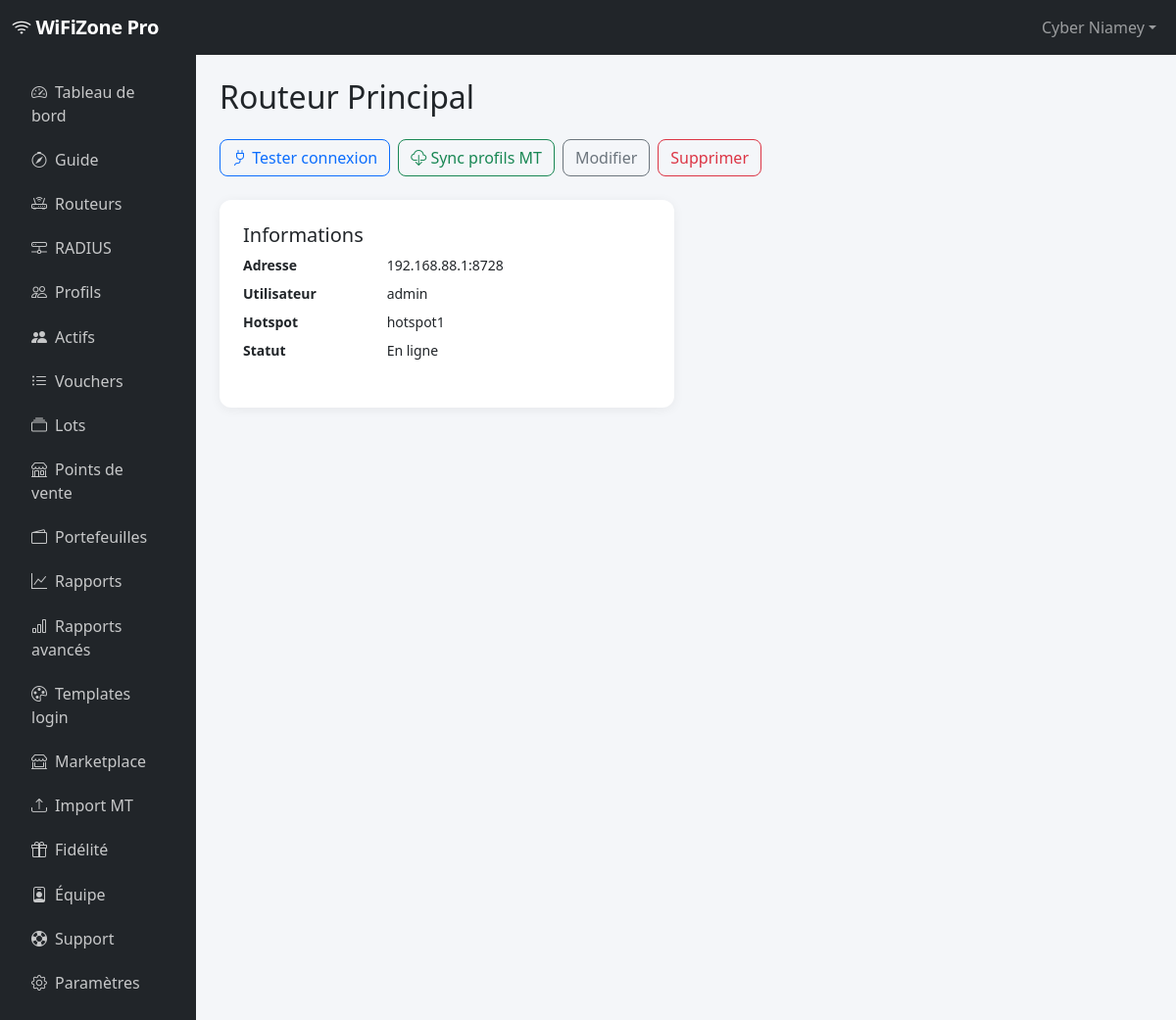
/routers/1/ (signed in), run on the app's committed database.
### accounts/models.py (models this page shows, shortened)
class User(AbstractUser):
    company_name = models.CharField("entreprise / zone WiFi", max_length=200, blank=True)
    phone = models.CharField("téléphone", max_length=30, blank=True)
    city = models.CharField("ville", max_length=100, blank=True)
    country = models.CharField("pays", max_length=100, default="Niger")
    is_reseller = models.BooleanField(default=False)
    totp_secret = models.CharField(max_length=32, blank=True)
    totp_enabled = models.BooleanField(default=False)
    gdpr_consent_at = models.DateTimeField(null=True, blank=True)
    reseller = models.ForeignKey(
        "self",
        null=True,
        blank=True,
        on_delete=models.SET_NULL,
        related_name="reseller_clients",
    )
    class Meta:
        verbose_name = "utilisateur"
        verbose_name_plural = "utilisateurs"
    @property
    def display_name(self):
        return self.company_name or self.get_full_name() or self.username

### routers/models.py (models this page shows, shortened)
class Router(models.Model):
    class ConnectionStatus(models.TextChoices):
        UNKNOWN = "unknown", "Non testé"
        ONLINE = "online", "En ligne"
        OFFLINE = "offline", "Hors ligne"
        ERROR = "error", "Erreur"
    owner = models.ForeignKey(
        settings.AUTH_USER_MODEL,
        on_delete=models.CASCADE,
        related_name="routers",
    )
    name = models.CharField("nom", max_length=100)
    host = models.CharField("adresse IP / hostname", max_length=255)
    port = models.PositiveIntegerField("port API", default=8728)
    username = models.CharField("utilisateur API", max_length=100)
    password_encrypted = models.TextField("mot de passe (chiffré)")
    hotspot_server = models.CharField(
        "serveur hotspot",
        max_length=100,
        blank=True,
        default="hotspot1",
    )
    login_template = models.ForeignKey(
        "hotspots.HotspotLoginTemplate",
        on_delete=models.SET_NULL,
        null=True,
        blank=True,
        related_name="routers",
        verbose_name="template login",
    )
    is_active = models.BooleanField("actif", default=True)
    connection_status = models.CharField(
        max_length=20,
        choices=ConnectionStatus.choices,
        default=ConnectionStatus.UNKNOWN,
    )
    last_connected_at = models.DateTimeField(null=True, blank=True)
    last_error = models.TextField(blank=True)
    latitude = models.DecimalField(max_digits=9, decimal_places=6, null=True, blank=True)
    longitude = models.DecimalField(max_digits=9, decimal_places=6, null=True, blank=True)
    snmp_enabled = models.BooleanField(default=False)
    snmp_community = models.CharField(max_length=64, default="public", blank=True)
    created_at = models.DateTimeField(auto_now_add=True)
    updated_at = models.DateTimeField(auto_now=True)
    class Meta:
        ordering = ["-created_at"]
        verbose_name = "routeur"
        verbose_name_plural = "routeurs"
    def get_password(self) -> str:
        f = _get_fernet()
        return f.decrypt(self.password_encrypted.encode()).decode()

### routers/views.py (the view)
# urls.py: path("<int:pk>/", views.router_detail, name="detail"),
@login_required
def router_detail(request, pk):
    router = get_object_or_404(Router, pk=pk, owner=get_operator(request.user))
    info = None
    active_users = []
    if router.connection_status == Router.ConnectionStatus.ONLINE or settings.MIKROTIK_MOCK_MODE:
        try:
            service = get_service_for_router(router)
            info = service.get_system_info()
            raw_active = service.list_active_users()
            for u in raw_active:
                active_users.append(
                    {
                        "user": u.get("user") or u.get("name", "—"),
                        "address": u.get("address", "—"),
                        "uptime": u.get("uptime", "—"),
                    }
                )
        except Exception:
            pass
    snmp_stats = None
    if router.snmp_enabled:
        snmp_stats = get_snmp_stats(router.host, router.snmp_community or "public")
    return render(
        request,
        "routers/detail.html",
        {
            "router": router,
            "system_info": info,
            "active_users": active_users,
            "snmp_stats": snmp_stats,
        },
    )

### accounts/tenant.py (called while the page is built)
def get_operator(user):
    if not user.is_authenticated:
        return None
    membership = user.team_memberships.filter(is_active=True).select_related("owner").first()
    if membership:
        return membership.owner
    return user

### billing/context_processors.py (called while the page is built)
def subscription_context(request):
    if not request.user.is_authenticated:
        return {"current_subscription": None, "current_plan": None, "operator": None}
    operator = get_operator(request.user)
    sub = get_user_subscription(operator)
    return {
        "current_subscription": sub,
        "current_plan": sub.plan if sub else None,
        "operator": operator,
    }

### billing/models.py (called while the page is built)
    def reset_monthly_usage_if_needed(self):
        now = timezone.now()
        if not self.month_reset_at or now.month != self.month_reset_at.month:
            self.vouchers_used_this_month = 0
            self.month_reset_at = now
            self.save(update_fields=["vouchers_used_this_month", "month_reset_at"])

### billing/services.py (called while the page is built)
def get_user_subscription(user):
    if not user.is_authenticated:
        return None
    try:
        sub = Subscription.objects.select_related("plan").get(user=user)
        sub.reset_monthly_usage_if_needed()
        return sub
    except Subscription.DoesNotExist:
        return None

### routers/models.py (called while the page is built)
def _get_fernet():
    key = settings.FERNET_KEY
    if not key:
        derived = hashlib.sha256(settings.SECRET_KEY.encode()).digest()
        key = base64.urlsafe_b64encode(derived)
    return Fernet(key)

### routers/services/mikrotik.py (called while the page is built)
def get_service_for_router(router) -> MikroTikService:
    return MikroTikService(
        host=router.host,
        port=router.port,
        username=router.username,
        password=router.get_password(),
    )

### templates/routers/detail.html (shortened to what this page needs)
{% extends "base_app.html" %}
{% block page_title %}{{ router.name }}{% endblock %}
{% block app_content %}
<div class="d-flex flex-wrap gap-2 mb-4">
  <a href="{% url 'routers:test' router.pk %}" class="btn btn-outline-primary"><i class="bi bi-plug"></i> Tester connexion</a>
  <a href="{% url 'routers:sync_profiles' router.pk %}" class="btn btn-outline-success"><i class="bi bi-cloud-download"></i> Sync profils MT</a>
  <a href="{% url 'routers:edit' router.pk %}" class="btn btn-outline-secondary">Modifier</a>
  <a href="{% url 'routers:delete' router.pk %}" class="btn btn-outline-danger">Supprimer</a>
</div>
<div class="row g-4">
  <div class="col-md-6">
    <div class="card p-4">
      <h5>Informations</h5>
      <dl class="row small">
        <dt class="col-4">Adresse</dt><dd class="col-8">{{ router.host }}:{{ router.port }}</dd>
        <dt class="col-4">Utilisateur</dt><dd class="col-8">{{ router.username }}</dd>
        <dt class="col-4">Hotspot</dt><dd class="col-8">{{ router.hotspot_server }}</dd>
        <dt class="col-4">Statut</dt><dd class="col-8">{{ router.get_connection_status_display }}</dd>
      </dl>
    </div>
  </div>
</div>
{% endblock %}

### templates/base_app.html (shortened to what this page needs)
{% extends "base.html" %}
{% block body_class %}app-layout{% endblock %}
{% block navbar %}
<nav class="navbar navbar-expand-lg navbar-dark bg-dark">
  <div class="container-fluid">
    <a class="navbar-brand" href="{% url 'dashboard:home' %}">
      <i class="bi bi-wifi"></i> WiFiZone Pro
    </a>
    <div class="collapse navbar-collapse" id="appNav">
      <ul class="navbar-nav ms-auto align-items-lg-center gap-1">
        <li class="nav-item dropdown">
          <a class="nav-link dropdown-toggle" href="#" data-bs-toggle="dropdown">{{ user.display_name }}</a>
        </li>
      </ul>
    </div>
  </div>
</nav>
{% endblock %}
{% block content %}
<div class="container-fluid">
  <div class="row">
  <nav class="col-md-3 col-lg-2 sidebar-app p-3 no-print">
    <ul class="nav flex-column">
      <li class="nav-item"><a class="nav-link {% if request.resolver_match.url_name == 'home' %}active{% endif %}" href="{% url 'dashboard:home' %}"><i class="bi bi-speedometer2 me-2"></i>Tableau de bord</a></li>
      <li class="nav-item"><a class="nav-link" href="{% url 'core:onboarding' %}"><i class="bi bi-compass me-2"></i>Guide</a></li>
      <li class="nav-item"><a class="nav-link" href="{% url 'routers:list' %}"><i class="bi bi-router me-2"></i>Routeurs</a></li>
      <li class="nav-item"><a class="nav-link" href="{% url 'routers:radius_list' %}"><i class="bi bi-hdd-network me-2"></i>RADIUS</a></li>
      <li class="nav-item"><a class="nav-link" href="{% url 'hotspots:profile_list' %}"><i class="bi bi-people me-2"></i>Profils</a></li>
      <li class="nav-item"><a class="nav-link" href="{% url 'dashboard:active_users' %}"><i class="bi bi-people-fill me-2"></i>Actifs</a></li>
      <li class="nav-item"><a class="nav-link" href="{% url 'hotspots:voucher_list' %}"><i class="bi bi-list-ul me-2"></i>Vouchers</a></li>
      <li class="nav-item"><a class="nav-link" href="{% url 'hotspots:batch_list' %}"><i class="bi bi-collection me-2"></i>Lots</a></li>
      <li class="nav-item"><a class="nav-link" href="{% url 'hotspots:pos_list' %}"><i class="bi bi-shop me-2"></i>Points de vente</a></li>
      <li class="nav-item"><a class="nav-link" href="{% url 'hotspots:wallet_list' %}"><i class="bi bi-wallet2 me-2"></i>Portefeuilles</a></li>
      <li class="nav-item"><a class="nav-link" href="{% url 'hotspots:reports' %}"><i class="bi bi-graph-up me-2"></i>Rapports</a></li>
      <li class="nav-item"><a class="nav-link" href="{% url 'hotspots:advanced_reports' %}"><i class="bi bi-bar-chart me-2"></i>Rapports avancés</a></li>
      <li class="nav-item"><a class="nav-link" href="{% url 'hotspots:login_template_list' %}"><i class="bi bi-palette me-2"></i>Templates login</a></li>
      <li class="nav-item"><a class="nav-link" href="{% url 'hotspots:template_marketplace' %}"><i class="bi bi-shop-window me-2"></i>Marketplace</a></li>
      <li class="nav-item"><a class="nav-link" href="{% url 'hotspots:import_users' %}"><i class="bi bi-upload me-2"></i>Import MT</a></li>
      <li class="nav-item"><a class="nav-link" href="{% url 'hotspots:loyalty' %}"><i class="bi bi-gift me-2"></i>Fidélité</a></li>
      <li class="nav-item"><a class="nav-link" href="{% url 'accounts:team_list' %}"><i class="bi bi-person-badge me-2"></i>Équipe</a></li>
      <li class="nav-item"><a class="nav-link" href="{% url 'support:list' %}"><i class="bi bi-life-preserver me-2"></i>Support</a></li>
      <li class="nav-item"><a class="nav-link" href="{% url 'core:settings' %}"><i class="bi bi-gear me-2"></i>Paramètres</a></li>
    </ul>
  </nav>
  <main class="col-md-9 col-lg-10 p-4">
    <h2 class="mb-4">{% block page_title %}{% endblock %}</h2>
    {% block app_content %}{% endblock %}
  </main>
  </div>
</div>
{% endblock %}

### static/css/custom.css (style rules this page uses)
:root { --wz-primary: #0d6efd; --wz-dark: #1a1d23; --wz-sidebar: #212529; }
body { font-family: "Segoe UI", system-ui, -apple-system, sans-serif; background-color: #f4f6f9; }
.navbar-brand { font-weight: 700; letter-spacing: -0.02em; }
.sidebar-app { background: var(--wz-sidebar); min-height: calc(100vh - 56px); }
.sidebar-app .nav-link { color: rgba(255, 255, 255, 0.75); border-radius: 8px; margin-bottom: 2px; padding: 0.6rem 1rem; }
.card { border: none; border-radius: 12px; box-shadow: 0 2px 12px rgba(0, 0, 0, 0.06); }
.btn { border-radius: 8px; }

### data on the page
User: display_name "Cyber Niamey"
Router: name "Routeur Principal", host "192.168.88.1", port "8728", username "admin", hotspot_server "hotspot1", connection_status "En ligne"
